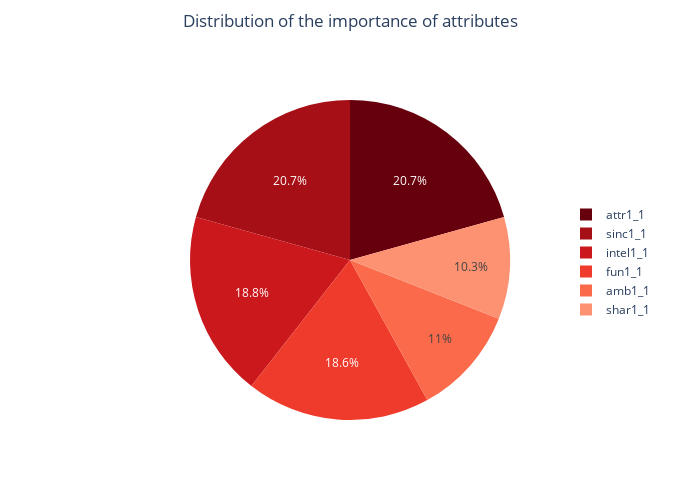

Here is the notebook cell this chart was saved with:
### Code cell
color_palette = px.colors.sequential.Reds[::-1]
df_attributes_sort = df_attributes.median().sort_values(ascending=False)
trace = go.Pie(labels=attributes, values=df_attributes_sort, marker=dict(colors=color_palette))

layout = go.Layout(
    title={'text': 'Distribution of the importance of attributes', 'x': 0.5,'yanchor': 'top', 'y': 0.97},
    width=700, 
    height=500,
        legend=dict(
        x=0.9,
        y=0.3
    )
    )
fig = go.Figure(data=[trace], layout=layout)
fig.show()

### Figure 1 — Plotly figure (JSON) as saved in the notebook; plotly's stock layout.template omitted (floating-point values rounded to 4 significant figures)
{"data": [{"labels": ["attr1_1", "sinc1_1", "intel1_1", "fun1_1", "amb1_1", "shar1_1"], "marker": {"colors": ["rgb(103,0,13)", "rgb(165,15,21)", "rgb(203,24,29)", "rgb(239,59,44)", "rgb(251,106,74)", "rgb(252,146,114)", "rgb(252,187,161)", "rgb(254,224,210)", "rgb(255,245,240)"]}, "type": "pie", "values": [20, 20, 18.18, 18, 10.64, 10]}], "layout": {"height": 500, "legend": {"x": 0.9, "y": 0.3}, "title": {"text": "Distribution of the importance of attributes", "x": 0.5, "y": 0.97, "yanchor": "top"}, "width": 700}}
